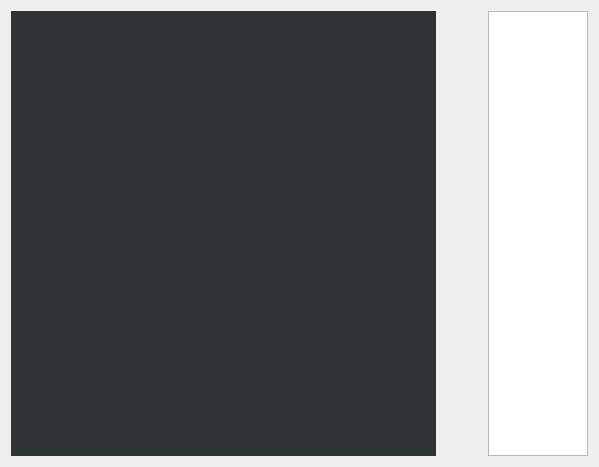
<?xml version="1.0" encoding="UTF-8"?>
<ui version="4.0">
 <class>MainWidget</class>
 <widget class="QWidget" name="MainWidget">
  <property name="geometry">
   <rect>
    <x>0</x>
    <y>0</y>
    <width>599</width>
    <height>467</height>
   </rect>
  </property>
  <property name="windowTitle">
   <string>MainWidget</string>
  </property>
  <layout class="QHBoxLayout" name="horizontalLayout">
   <item>
    <widget class="QWidget" name="placeholder" native="true">
     <property name="sizePolicy">
      <sizepolicy hsizetype="Expanding" vsizetype="Expanding">
       <horstretch>0</horstretch>
       <verstretch>0</verstretch>
      </sizepolicy>
     </property>
     <property name="palette">
      <palette>
       <active>
        <colorrole role="WindowText">
         <brush brushstyle="SolidPattern">
          <color alpha="255">
           <red>255</red>
           <green>255</green>
           <blue>255</blue>
          </color>
         </brush>
        </colorrole>
        <colorrole role="Button">
         <brush brushstyle="SolidPattern">
          <color alpha="255">
           <red>46</red>
           <green>52</green>
           <blue>54</blue>
          </color>
         </brush>
        </colorrole>
        <colorrole role="Light">
         <brush brushstyle="SolidPattern">
          <color alpha="255">
           <red>69</red>
           <green>78</green>
           <blue>81</blue>
          </color>
         </brush>
        </colorrole>
        <colorrole role="Midlight">
         <brush brushstyle="SolidPattern">
          <color alpha="255">
           <red>57</red>
           <green>65</green>
           <blue>67</blue>
          </color>
         </brush>
        </colorrole>
        <colorrole role="Dark">
         <brush brushstyle="SolidPattern">
          <color alpha="255">
           <red>23</red>
           <green>26</green>
           <blue>27</blue>
          </color>
         </brush>
        </colorrole>
        <colorrole role="Mid">
         <brush brushstyle="SolidPattern">
          <color alpha="255">
           <red>30</red>
           <green>34</green>
           <blue>36</blue>
          </color>
         </brush>
        </colorrole>
        <colorrole role="Text">
         <brush brushstyle="SolidPattern">
          <color alpha="255">
           <red>255</red>
           <green>255</green>
           <blue>255</blue>
          </color>
         </brush>
        </colorrole>
        <colorrole role="BrightText">
         <brush brushstyle="SolidPattern">
          <color alpha="255">
           <red>255</red>
           <green>255</green>
           <blue>255</blue>
          </color>
         </brush>
        </colorrole>
        <colorrole role="ButtonText">
         <brush brushstyle="SolidPattern">
          <color alpha="255">
           <red>255</red>
           <green>255</green>
           <blue>255</blue>
          </color>
         </brush>
        </colorrole>
        <colorrole role="Base">
         <brush brushstyle="SolidPattern">
          <color alpha="255">
           <red>0</red>
           <green>0</green>
           <blue>0</blue>
          </color>
         </brush>
        </colorrole>
        <colorrole role="Window">
         <brush brushstyle="SolidPattern">
          <color alpha="255">
           <red>46</red>
           <green>52</green>
           <blue>54</blue>
          </color>
         </brush>
        </colorrole>
        <colorrole role="Shadow">
         <brush brushstyle="SolidPattern">
          <color alpha="255">
           <red>0</red>
           <green>0</green>
           <blue>0</blue>
          </color>
         </brush>
        </colorrole>
        <colorrole role="AlternateBase">
         <brush brushstyle="SolidPattern">
          <color alpha="255">
           <red>23</red>
           <green>26</green>
           <blue>27</blue>
          </color>
         </brush>
        </colorrole>
        <colorrole role="ToolTipBase">
         <brush brushstyle="SolidPattern">
          <color alpha="255">
           <red>255</red>
           <green>255</green>
           <blue>220</blue>
          </color>
         </brush>
        </colorrole>
        <colorrole role="ToolTipText">
         <brush brushstyle="SolidPattern">
          <color alpha="255">
           <red>0</red>
           <green>0</green>
           <blue>0</blue>
          </color>
         </brush>
        </colorrole>
       </active>
       <inactive>
        <colorrole role="WindowText">
         <brush brushstyle="SolidPattern">
          <color alpha="255">
           <red>255</red>
           <green>255</green>
           <blue>255</blue>
          </color>
         </brush>
        </colorrole>
        <colorrole role="Button">
         <brush brushstyle="SolidPattern">
          <color alpha="255">
           <red>46</red>
           <green>52</green>
           <blue>54</blue>
          </color>
         </brush>
        </colorrole>
        <colorrole role="Light">
         <brush brushstyle="SolidPattern">
          <color alpha="255">
           <red>69</red>
           <green>78</green>
           <blue>81</blue>
          </color>
         </brush>
        </colorrole>
        <colorrole role="Midlight">
         <brush brushstyle="SolidPattern">
          <color alpha="255">
           <red>57</red>
           <green>65</green>
           <blue>67</blue>
          </color>
         </brush>
        </colorrole>
        <colorrole role="Dark">
         <brush brushstyle="SolidPattern">
          <color alpha="255">
           <red>23</red>
           <green>26</green>
           <blue>27</blue>
          </color>
         </brush>
        </colorrole>
        <colorrole role="Mid">
         <brush brushstyle="SolidPattern">
          <color alpha="255">
           <red>30</red>
           <green>34</green>
           <blue>36</blue>
          </color>
         </brush>
        </colorrole>
        <colorrole role="Text">
         <brush brushstyle="SolidPattern">
          <color alpha="255">
           <red>255</red>
           <green>255</green>
           <blue>255</blue>
          </color>
         </brush>
        </colorrole>
        <colorrole role="BrightText">
         <brush brushstyle="SolidPattern">
          <color alpha="255">
           <red>255</red>
           <green>255</green>
           <blue>255</blue>
          </color>
         </brush>
        </colorrole>
        <colorrole role="ButtonText">
         <brush brushstyle="SolidPattern">
          <color alpha="255">
           <red>255</red>
           <green>255</green>
           <blue>255</blue>
          </color>
         </brush>
        </colorrole>
        <colorrole role="Base">
         <brush brushstyle="SolidPattern">
          <color alpha="255">
           <red>0</red>
           <green>0</green>
           <blue>0</blue>
          </color>
         </brush>
        </colorrole>
        <colorrole role="Window">
         <brush brushstyle="SolidPattern">
          <color alpha="255">
           <red>46</red>
           <green>52</green>
           <blue>54</blue>
          </color>
         </brush>
        </colorrole>
        <colorrole role="Shadow">
         <brush brushstyle="SolidPattern">
          <color alpha="255">
           <red>0</red>
           <green>0</green>
           <blue>0</blue>
          </color>
         </brush>
        </colorrole>
        <colorrole role="AlternateBase">
         <brush brushstyle="SolidPattern">
          <color alpha="255">
           <red>23</red>
           <green>26</green>
           <blue>27</blue>
          </color>
         </brush>
        </colorrole>
        <colorrole role="ToolTipBase">
         <brush brushstyle="SolidPattern">
          <color alpha="255">
           <red>255</red>
           <green>255</green>
           <blue>220</blue>
          </color>
         </brush>
        </colorrole>
        <colorrole role="ToolTipText">
         <brush brushstyle="SolidPattern">
          <color alpha="255">
           <red>0</red>
           <green>0</green>
           <blue>0</blue>
          </color>
         </brush>
        </colorrole>
       </inactive>
       <disabled>
        <colorrole role="WindowText">
         <brush brushstyle="SolidPattern">
          <color alpha="255">
           <red>23</red>
           <green>26</green>
           <blue>27</blue>
          </color>
         </brush>
        </colorrole>
        <colorrole role="Button">
         <brush brushstyle="SolidPattern">
          <color alpha="255">
           <red>46</red>
           <green>52</green>
           <blue>54</blue>
          </color>
         </brush>
        </colorrole>
        <colorrole role="Light">
         <brush brushstyle="SolidPattern">
          <color alpha="255">
           <red>69</red>
           <green>78</green>
           <blue>81</blue>
          </color>
         </brush>
        </colorrole>
        <colorrole role="Midlight">
         <brush brushstyle="SolidPattern">
          <color alpha="255">
           <red>57</red>
           <green>65</green>
           <blue>67</blue>
          </color>
         </brush>
        </colorrole>
        <colorrole role="Dark">
         <brush brushstyle="SolidPattern">
          <color alpha="255">
           <red>23</red>
           <green>26</green>
           <blue>27</blue>
          </color>
         </brush>
        </colorrole>
        <colorrole role="Mid">
         <brush brushstyle="SolidPattern">
          <color alpha="255">
           <red>30</red>
           <green>34</green>
           <blue>36</blue>
          </color>
         </brush>
        </colorrole>
        <colorrole role="Text">
         <brush brushstyle="SolidPattern">
          <color alpha="255">
           <red>23</red>
           <green>26</green>
           <blue>27</blue>
          </color>
         </brush>
        </colorrole>
        <colorrole role="BrightText">
         <brush brushstyle="SolidPattern">
          <color alpha="255">
           <red>255</red>
           <green>255</green>
           <blue>255</blue>
          </color>
         </brush>
        </colorrole>
        <colorrole role="ButtonText">
         <brush brushstyle="SolidPattern">
          <color alpha="255">
           <red>23</red>
           <green>26</green>
           <blue>27</blue>
          </color>
         </brush>
        </colorrole>
        <colorrole role="Base">
         <brush brushstyle="SolidPattern">
          <color alpha="255">
           <red>46</red>
           <green>52</green>
           <blue>54</blue>
          </color>
         </brush>
        </colorrole>
        <colorrole role="Window">
         <brush brushstyle="SolidPattern">
          <color alpha="255">
           <red>46</red>
           <green>52</green>
           <blue>54</blue>
          </color>
         </brush>
        </colorrole>
        <colorrole role="Shadow">
         <brush brushstyle="SolidPattern">
          <color alpha="255">
           <red>0</red>
           <green>0</green>
           <blue>0</blue>
          </color>
         </brush>
        </colorrole>
        <colorrole role="AlternateBase">
         <brush brushstyle="SolidPattern">
          <color alpha="255">
           <red>46</red>
           <green>52</green>
           <blue>54</blue>
          </color>
         </brush>
        </colorrole>
        <colorrole role="ToolTipBase">
         <brush brushstyle="SolidPattern">
          <color alpha="255">
           <red>255</red>
           <green>255</green>
           <blue>220</blue>
          </color>
         </brush>
        </colorrole>
        <colorrole role="ToolTipText">
         <brush brushstyle="SolidPattern">
          <color alpha="255">
           <red>0</red>
           <green>0</green>
           <blue>0</blue>
          </color>
         </brush>
        </colorrole>
       </disabled>
      </palette>
     </property>
     <property name="autoFillBackground">
      <bool>true</bool>
     </property>
    </widget>
   </item>
   <item>
    <layout class="QVBoxLayout" name="verticalLayout">
     <item>
      <widget class="QPushButton" name="openFile">
       <property name="sizePolicy">
        <sizepolicy hsizetype="Minimum" vsizetype="Fixed">
         <horstretch>0</horstretch>
         <verstretch>0</verstretch>
        </sizepolicy>
       </property>
       <property name="text">
        <string/>
       </property>
       <property name="icon">
        <iconset resource="../resources/resources.qrc">
         <normaloff>:/GUI/open_folder_icon.png</normaloff>:/GUI/open_folder_icon.png</iconset>
       </property>
       <property name="iconSize">
        <size>
         <width>75</width>
         <height>75</height>
        </size>
       </property>
       <property name="flat">
        <bool>true</bool>
       </property>
      </widget>
     </item>
     <item>
      <widget class="QPushButton" name="takePhoto">
       <property name="text">
        <string/>
       </property>
       <property name="icon">
        <iconset resource="../resources/resources.qrc">
         <normaloff>:/GUI/camera_icon.png</normaloff>:/GUI/camera_icon.png</iconset>
       </property>
       <property name="iconSize">
        <size>
         <width>75</width>
         <height>75</height>
        </size>
       </property>
       <property name="flat">
        <bool>true</bool>
       </property>
      </widget>
     </item>
     <item>
      <widget class="QPushButton" name="measure">
       <property name="text">
        <string/>
       </property>
       <property name="icon">
        <iconset resource="../resources/resources.qrc">
         <normaloff>:/GUI/ruler_icon.png</normaloff>:/GUI/ruler_icon.png</iconset>
       </property>
       <property name="iconSize">
        <size>
         <width>75</width>
         <height>75</height>
        </size>
       </property>
       <property name="flat">
        <bool>true</bool>
       </property>
      </widget>
     </item>
    </layout>
   </item>
   <item>
    <widget class="QTextEdit" name="infoArea">
     <property name="maximumSize">
      <size>
       <width>100</width>
       <height>16777215</height>
      </size>
     </property>
     <property name="readOnly">
      <bool>true</bool>
     </property>
    </widget>
   </item>
  </layout>
 </widget>
 <layoutdefault spacing="6" margin="11"/>
 <resources>
  <include location="../resources/resources.qrc"/>
 </resources>
 <connections/>
</ui>
